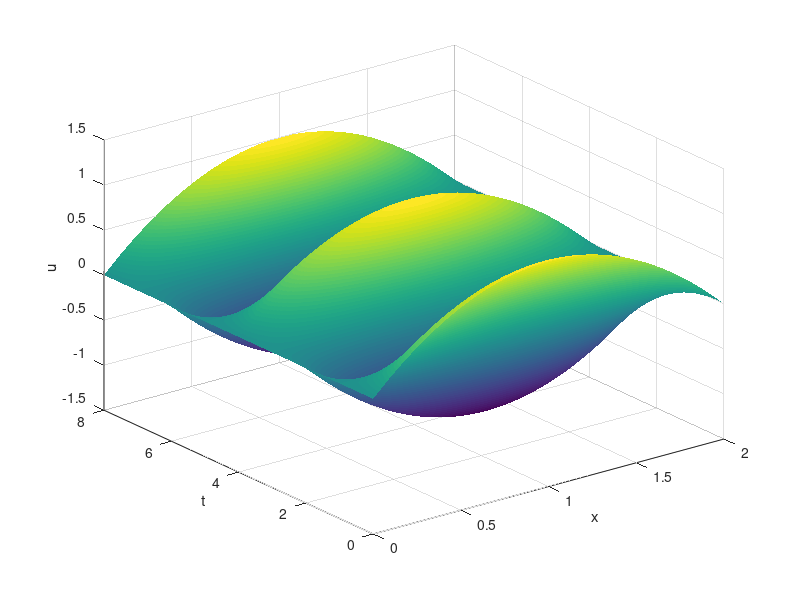

Recreate this plot in MATLAB.
clear
%%%wave discretization
L=2;
T=8;
n=500;
m=2000;
%%%
h=L/n;
tau=T/m;
%%%
x=0:h:L;
t=0:tau:T;
%%%
c=tau/h;
for i=1:n+1
    u(i,1)=x(i)*(2-x(i));
    u(i,2)=u(i,1)-tau^2;
end
for k=2:m
    u(1,k+1)=0;
    for i=2:n
        u(i,k+1)=2*(1-c^2)*u(i,k)+c^2*(u(i-1,k)+u(i+1,k))-u(i,k-1);
    end
    u(n+1,k+1)=0;
end
%%%
surf(x,t,u')
xlabel('x')
ylabel('t')
zlabel('u')
shading interp